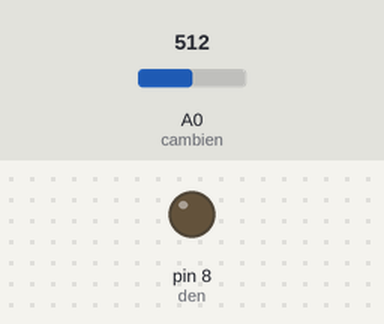
Simulated run of this sketch. Board: Arduino Uno, built with avr-gcc and run on an emulated ATmega328P. Shown: output pins drawn as LEDs (lit = HIGH). The test bench sets the inputs (shaded band); at power-on: A0 (cambien) = 512. What the sketch prints to the serial monitor is not drawn.

Above: at 1.2 s.
1.3 s: A0 (cambien) set to 583
2.8 s: A0 (cambien) set to 613
At 3.8 s:
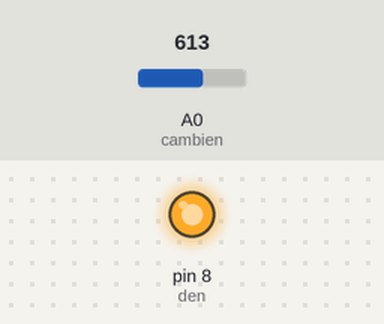
4.3 s: A0 (cambien) set to 590
At 5.2 s:
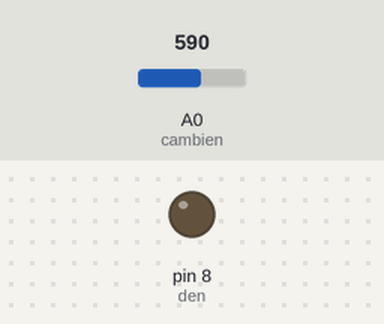
5.9 s: A0 (cambien) set to 610
At 6.6 s:
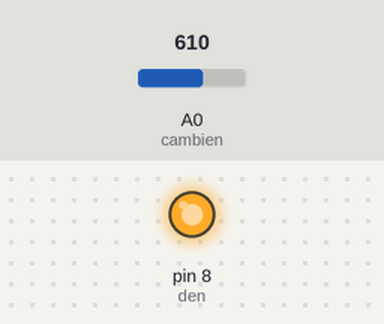
Timing chart, 0 to 8.5 s (numbered marks = the images above; inputs shaded):
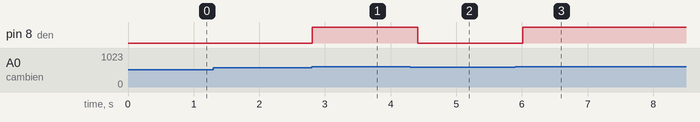

Measured:
- the behaviour switches between 600 and 601 on A0 (cambien) (found by bisection; images 0 and 1)
- after the input at 1.3 s, every drawn part: stays the same
- after the input at 2.8 s, pin 8 (den): LOW → HIGH at once
- after the input at 4.3 s, pin 8 (den): HIGH → LOW after 0.11 s
- after the input at 5.9 s, pin 8 (den): LOW → HIGH after 0.11 s

The sketch:

test3.ino
```cpp
int cambien = A0; //Cảm biến nối chân số 5 Arduino
int giatri;

int den = 8; //Khai báo chân đèn nối với chân số 8 trên Arduino

void setup()
{
  Serial.begin(9600);

  pinMode(den, OUTPUT);
  digitalWrite(den, LOW); //Mặc định đèn tắt
  pinMode(cambien, INPUT); //Cảm biến nhận tín hiệu

}

void loop()
{
  giatri = analogRead(cambien); //Đọc giá trị analog của cảm biến và gán vào biến giatri

  if (giatri > 600) //Nếu giá trị cảm biến gas lớn hơn 600
  {
    digitalWrite(den, HIGH); //Đèn sáng
  }
  else //Ngược lại
  {
    digitalWrite(den, LOW); //Đèn tắt
  }

  Serial.print("Giá trị cảm biến: ");
  Serial.println(giatri);
  delay(200);

}
```
